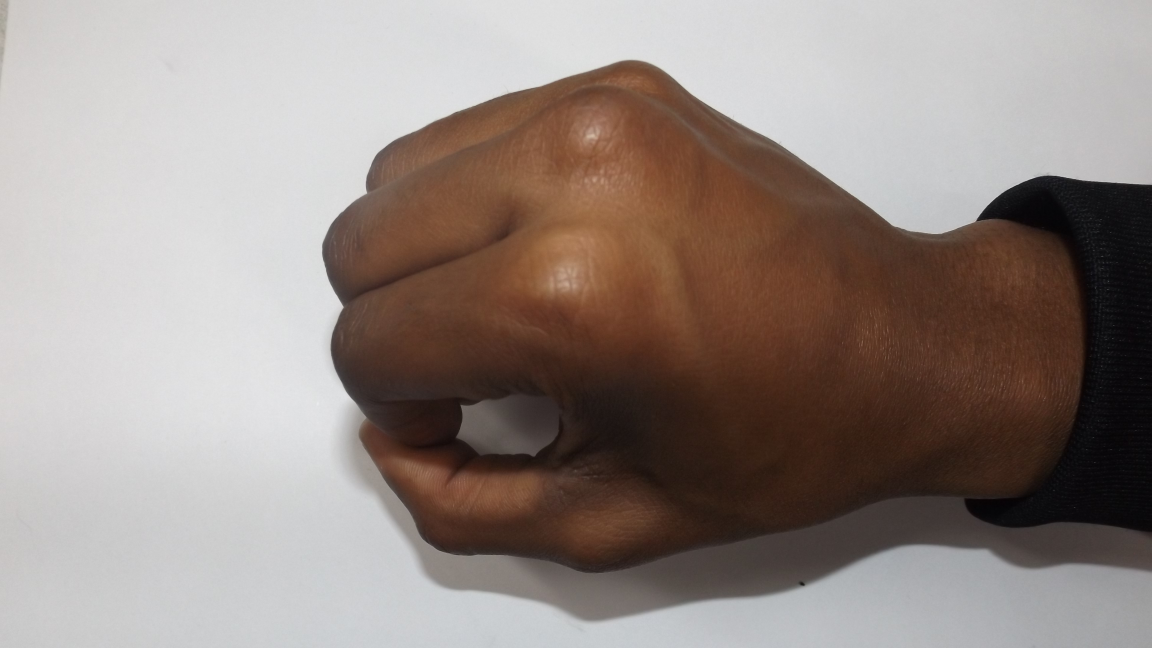
#> input picture 0_men (7).JPG, 4608 x 2592 px, given in place of hand.jpg, which was not available (shown at 1/4 size)
$ python utils.py
#> lines starting #> are read from the running program, lines starting #| are printed output that depends on the picture; pictures that were not available may be replaced by others from this repository, and a replacement may not be noted
import numpy as np
import pandas as pd
# sklearn imports
from sklearn.preprocessing import StandardScaler
from sklearn.decomposition import PCA
# image processing imports
import skimage.io as io
from skimage.transform import resize

from skimage.feature import hog

import cv2

# dealing with files
import os

'''
Input:
    images: a list or array-like object containing the input data, where each row represents an image
    labels: a list or array-like object containing the corresponding output labels for each image

Output:
    x: a pandas DataFrame containing the input data (images)
    y: a pandas Series containing the output (predicted) data (labels)

Functionality:
    This function takes two inputs, images and labels, and returns a tuple of input and output data,
    respectively. First, it converts the input data (images) into a pandas DataFrame,
    and then it adds a new column 'Target' to the DataFrame with corresponding output labels.
    The input data is then extracted from the DataFrame by selecting all the columns except the last column,
    which represents the output data. The output data is also extracted by selecting only the last column of the DataFrame.
    Finally, the input and output data are returned as x and y, respectively. this function is used for dealing with images
    easily and smoothly.
Example:
    x, y = prepareData(images,labels)

'''


# [6 lines left out: function prepareData, not called in this run]


'''
Input:
    Gender: a list containing

Output:
    Features: a list containing extracted features from the images
    labels: a list containing extracted labels

Functionality:
    This function is used to process data from their directory and extract features from the images.

Example:
    Features, labels = LoadData()

Note:
    [*] Structure of Dataset foulder should be as follows in the project directory:

                       Dataset
                    men       Women
              0 1 2 3 4 5    0 1 2 3 4 5

        -> each number is a directory contains the images of that class.

    [*] this structure existed initially in the given dataset i didn't came up with :)


'''


# [26 lines left out: function LoadData, not called in this run]


'''
input:
    images: an image of hand.

output:
    Extracted features ready to be used in training.

Functionality:
    This function is used for Extracting features from images.
Example:
    features = extractFeatures(image)
'''


def FeatureExtraction(image):
    # this written code is an initial code for extracting features
    '''

        TODO: Feature Extraction code should be implemented here.

    '''

    # downscaing from approx 2500x4000 to 500x500
    resized_image = resize(image, (500, 500))

    # Extract the hog features
    # block_norm uses L2 norm with hysterisis for reducing effect of illuminacity
    # transform_sqrt for applying gamma correction
    segmented = segment(resized_image)

    hog_features = hog(resized_image, block_norm='L2-Hys',
                       feature_vector=True, transform_sqrt=True)

    # image = np.array(resized).flatten() # flatten our image to be used as input vector to our model

    return hog_features


'''
input:
    image: The image to be preprocessed.

output:
    The preprocessed image.

note:
    I think it may be more optimized to make the function take an array of images and preprocess all of them at once
    This will reduce the overhead of calling the function for each image.
'''


# [11 lines left out: function preprocess, not called in this run]


def segment(image):
    blured_image = cv2.GaussianBlur(image, (7, 7), 0)
    ycbcr_image = cv2.cvtColor(blured_image, cv2.COLOR_BGR2YCrCb)
    # Extract the Cr channel
    cr_channel = ycbcr_image[:, :, 1]

    # Apply thresholding to obtain a binary image
    _, binary_img = cv2.threshold(
        cr_channel, 0, 255, cv2.THRESH_BINARY_INV + cv2.THRESH_OTSU)

    # Define the structuring element for the closing operation
    kernel = cv2.getStructuringElement(cv2.MORPH_RECT, (25, 25))

    # Perform the closing operation
    closed_img = cv2.morphologyEx(binary_img, cv2.MORPH_CLOSE, kernel)

    # Find the contours in the binary image
    contours, hierarchy = cv2.findContours(
        closed_img, cv2.RETR_EXTERNAL, cv2.CHAIN_APPROX_SIMPLE)

    # Filling the contours on a copy of the original image
    img_contours = cv2.cvtColor(cr_channel, cv2.COLOR_GRAY2BGR)
    cv2.drawContours(img_contours, contours, -1, (0, 0, 0), -1)

    return img_contours

#!!!!!!!!!!!!!!!!!!!!!!!!!!!!!!!!!!!!!!!!!!!!!!ZIZO!!!!!!!!!!!!!!!!!!!!!!!!!!!!!!!!!!!!!!!!!!!!!!!!!!!!!!#


# [317 lines left out: functions featureScalingManually, featureScalingUsingSklearn, SIFT, matching, PrincipalComponentAnalysisPCA, Augmentator and 2 more, not called in this run]


def main():
    image = io.imread('hand.jpg', as_gray=True)
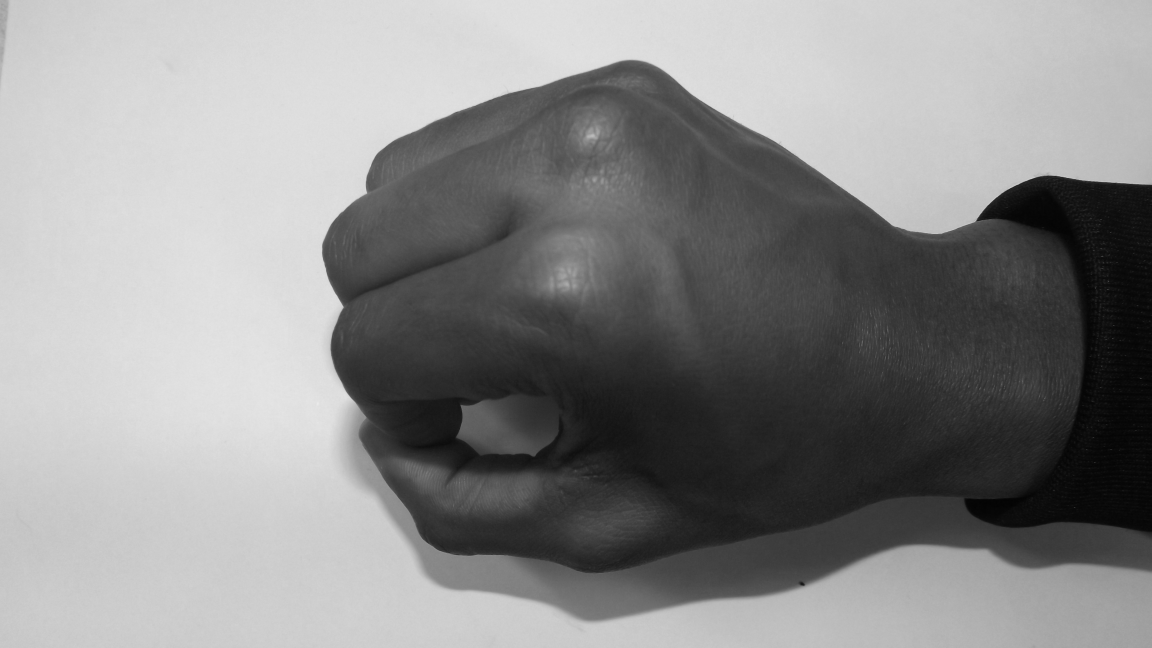
#> image: shape (2592, 4608) float64 (shown at 1/4 size); min 0.000565, max 0.929, mean 0.547
    hog_features, hog_image = FeatureExtraction(image)
#> in FeatureExtraction, `resized_image = resize(image, (500, 500))`:
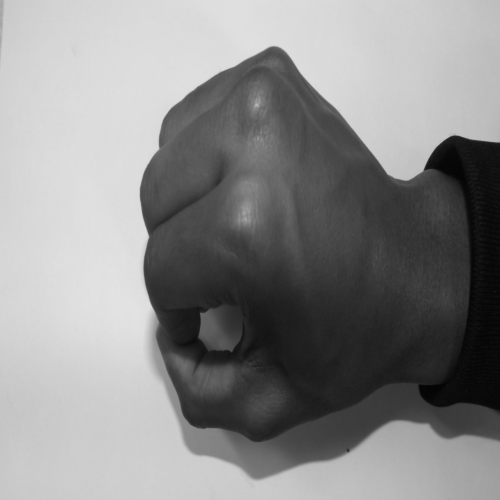
#> resized_image: shape (500, 500) float64; min 0.0154, max 0.902, mean 0.547
    io.imshow(hog_features)


if __name__ == '__main__':
#> (the run stopped early here; a loop or call above may not have finished)

$ run again, on images/0_woman (14).JPG
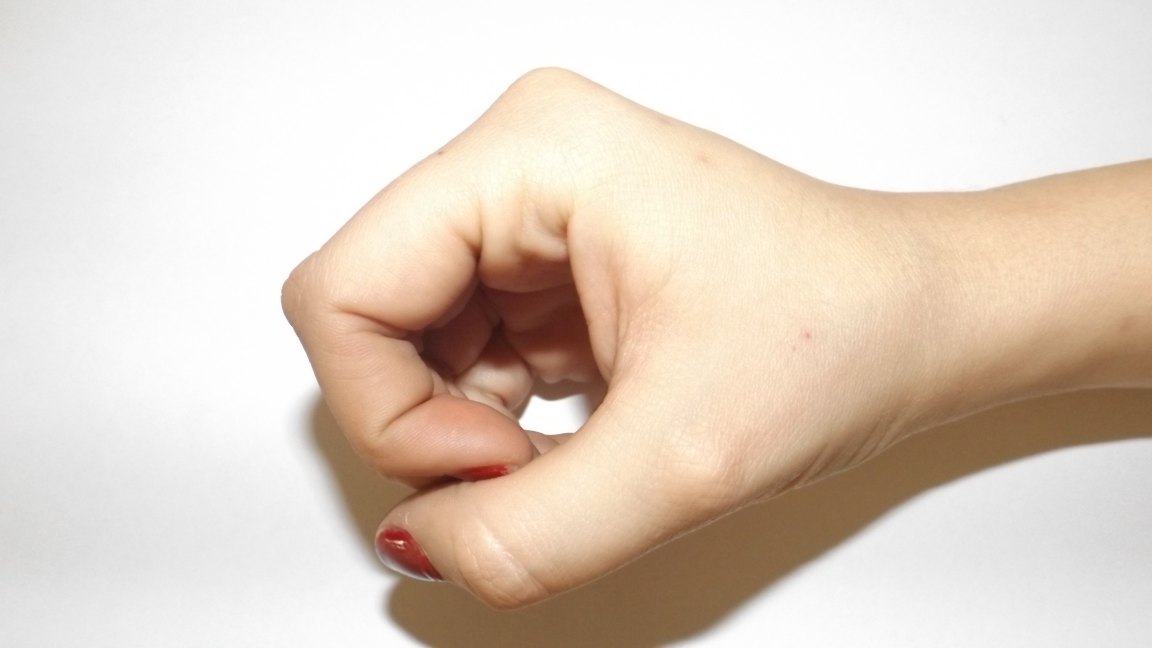
#> input picture images/0_woman (14).JPG, 4608 x 2592 px, given in place of hand.jpg, which was not available (shown at 1/4 size)
#> in main, `image = io.imread('hand.jpg', as_gray=True)`:
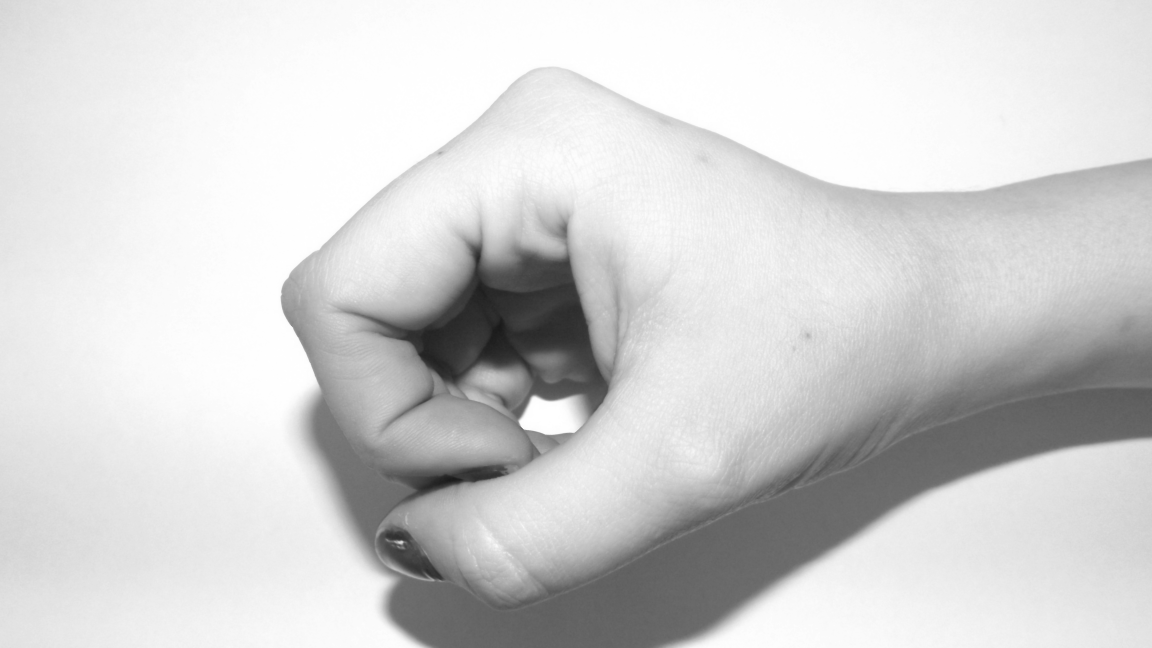
#> image: shape (2592, 4608) float64 (shown at 1/4 size); min 0.0944, max 1, mean 0.827
#> in FeatureExtraction, `resized_image = resize(image, (500, 500))`:
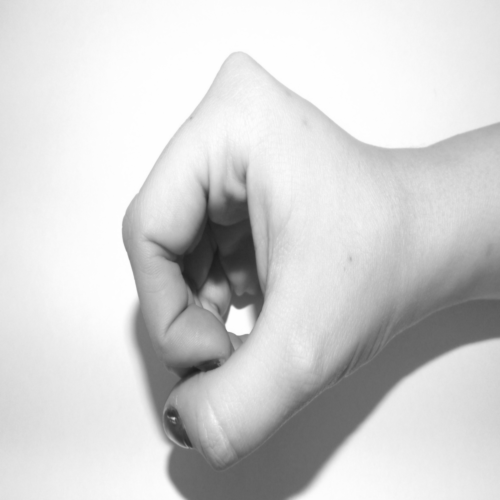
#> resized_image: shape (500, 500) float64; min 0.104, max 1, mean 0.827

$ run again, on images/0_woman (15).JPG
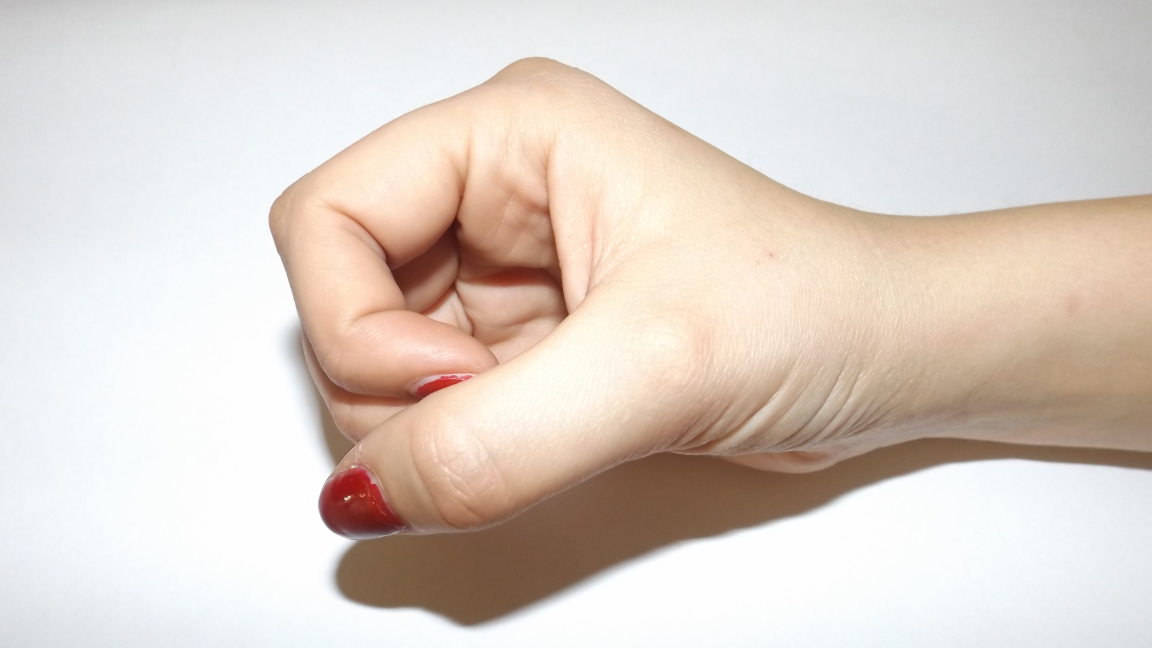
#> input picture images/0_woman (15).JPG, 4608 x 2592 px, given in place of hand.jpg, which was not available (shown at 1/4 size)
#> in main, `image = io.imread('hand.jpg', as_gray=True)`:
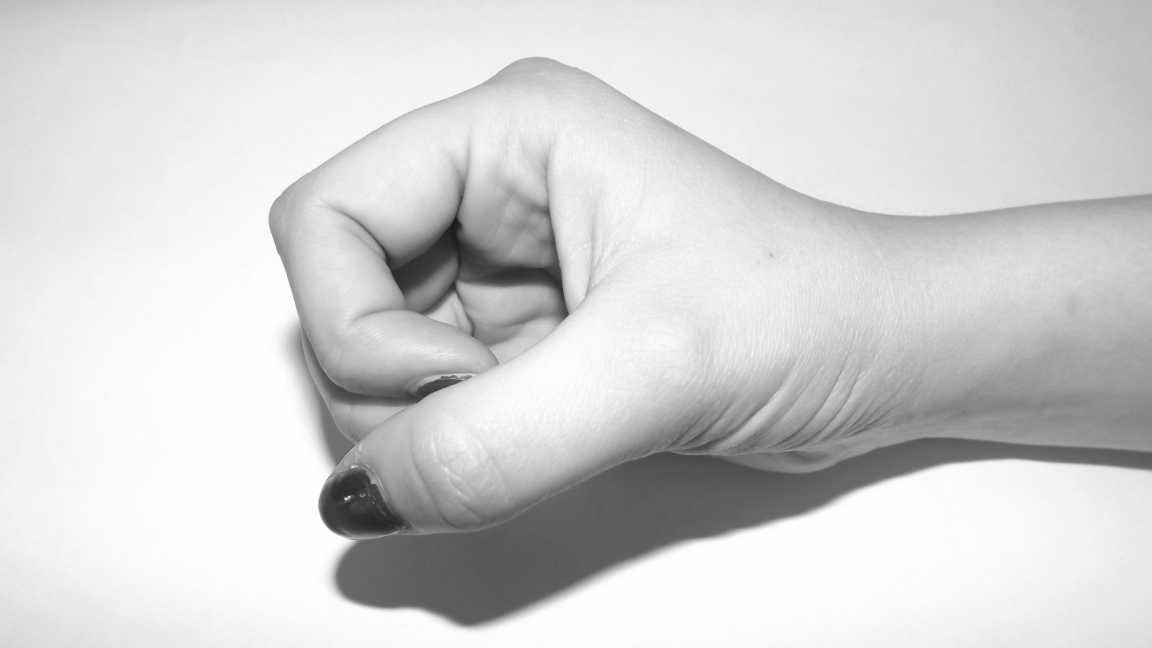
#> image: shape (2592, 4608) float64 (shown at 1/4 size); min 0.0884, max 1, mean 0.83
#> in FeatureExtraction, `resized_image = resize(image, (500, 500))`:
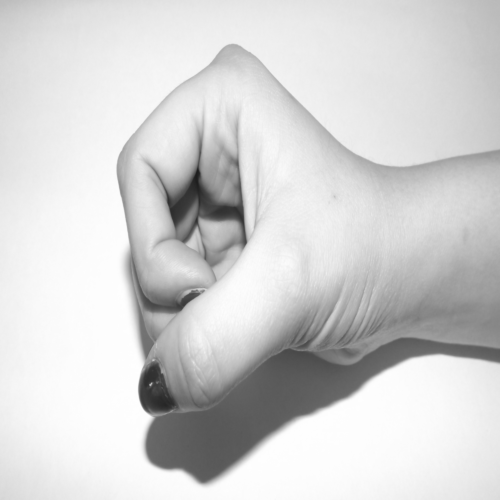
#> resized_image: shape (500, 500) float64; min 0.117, max 0.999, mean 0.83
